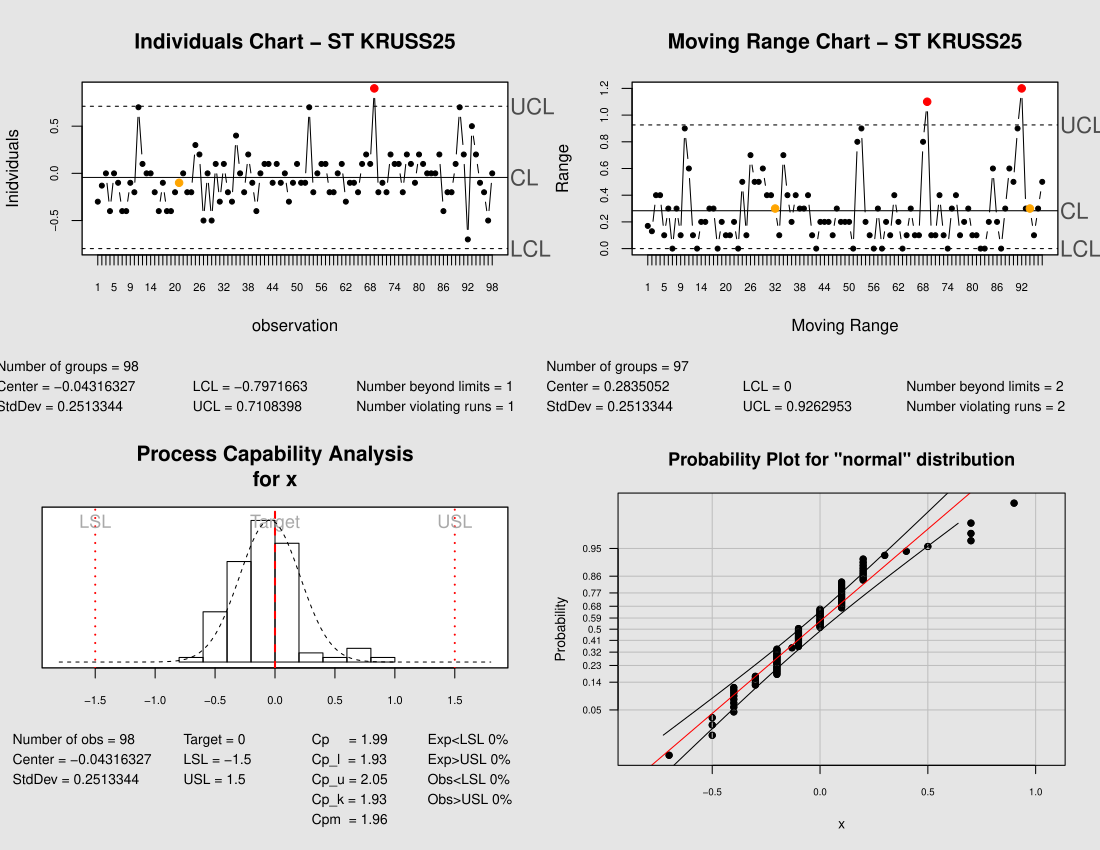

The script that drew this image:
#' Wrapper function to simplify the creation of XmR (IMR) charts using the qcc package.
#' 
#' By default, generates both the Individuals and Moving Range graphs.
#' Calls the qcc function once to generate the individuals chart using
#' type = "xbar.one" and a second call to generate the moving range
#' chart by transforming the data to a 2x(n-1) matrix and calling
#' the qcc function with type="R". 
#' Returns a list containing two qcc objects, one for the individuals
#' chart and the second for the moving range chart.
#' 
#' @name XmRqcc
#' @author Thomas Hopper \email{tomhopper@gmail.com}
#' @param x Required. A column vector of individual observations. Must be type double or integer.
#' @param title.X Optional. The title for the individuals chart.
#' @param title.mR Optional. The title for the moving range chart.
#' @param xlab.X Optional. The label for the x axis on the individuals chart.
#' @param ylab.X Optional. The label for the y axis on the individuals chart.
#' @param xlab.mR Optional. The label for the x axis on the moving range chart.
#' @param ylab.mR Optional. The label for the y axis on the moving range chart.
#' @param ... Other qcc parameters will be passed through directly to both  qcc 
#' @return \item{XmRqcc()[[1]]}{contains the individuals (type = xbar.one) qcc object}
#' @return \item{XmRqcc()[[2]]}{contains the moving range (type = R) qcc object}
#' @references http://cran.r-project.org/web/packages/qcc/qcc.pdf
#' @references http://www.r-project.org/doc/Rnews/Rnews_2004-1.pdf
#' @references http://www.qualitydigest.com/inside/twitter-ed/individual-charts-done-right-and-wrong.html
libresult <- require(qcc)
if(libresult == FALSE)
  stop("Could not load library qcc. XmRqcc relies on qcc.")

XmRqcc <- function(x, title.X = "Individuals Chart", ylab.X = "Individuals", xlab.X = "Observation", title.mR = "Moving Range Chart", ylab.mR = "Range", xlab.mR = "Range", ...) {
  #Error checking
  #print(sprintf("type of x = %s", typeof(x)))
  if (typeof(x) != c("double") && typeof(x) != c("integer"))
    stop("XmRqcc only accepts numbers of type integer or double.")
  if (NCOL(x) > 1)
    stop("XmRqcc only accepts a column vector; you have supplied more than one column")
  if (length(x) <= 1)
    stop("XmRqcc needs at least two values to create control charts. You have supplied less than one.")
  
  # Create a QCC object of type xbar.one (qcc's term for 
  # individuals charts) and plot the individuals graph.
  i.X <- qcc(data=x, type="xbar.one", 
             title=title.X, 
             ylab=ylab.X, 
             xlab=xlab.X, 
             std.dev=c("MR"), ...)
  
  i.adj <- matrix(nrow=length(x)-1, ncol=2)
  
  i.adj[,1] <- x[1:(length(x)-1)]
  i.adj[,2] <- x[2:length(x)]
  
  i.mR <- qcc(data=i.adj, type="R", 
              title=title.mR, 
              ylab=ylab.mR, 
              xlab=xlab.mR,
              std.dev=c("UWAVE-R"), ...)
  rval <- list(i.X, i.mR)
  return(rval)
}



### Code below by R. Solimeno   20-Nov-2013
# X_Bar and R chart for variables
# Use package "qcc" 


data <- read.csv("B2BVAR.csv", header = TRUE)

test.data <- data[which(data$TESTID=="ST KRUSS25"),]
x <- test.data$Dev
obj <- qcc(x, type = "xbar.one")


qcc.options("cex.stats"=0.65)
par(mfrow=c(2,2),
    cex.axis = 0.5,
    cex.lab = 0.75,
    cex.main=0.95,
    cex.sub=0.5)

XmRqcc(x, title.X="Individuals Chart - ST KRUSS25",
       ylab.X="Inidviduals",
       xlab.X="observation",
       title.mR="Moving Range Chart - ST KRUSS25",
       ylab.mR="Range", xlab.mR="Moving Range",
       print=TRUE)


xdbar <- mean(x)

TARGET = 0.0
LSL = -1.5
USL = 1.5

speclimits <- c(LSL, USL)

process.capability(obj,
                   speclimits,
                   target=TARGET,
                   print=TRUE)


library(qualityTools)
ppPlot(x, "normal")
